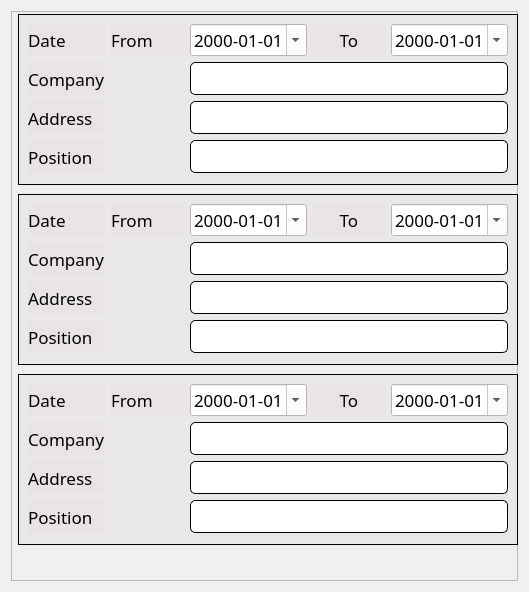
        <widget class="QWidget" name="scrollWorkContent">
         <property name="geometry">
          <rect>
           <x>0</x>
           <y>0</y>
           <width>529</width>
           <height>588</height>
          </rect>
         </property>
         <layout class="QVBoxLayout" name="verticalLayout_3">
          <item>
           <widget class="QFrame" name="workExpFrame">
            <property name="minimumSize">
             <size>
              <width>500</width>
              <height>570</height>
             </size>
            </property>
            <property name="styleSheet">
             <string notr="true">QLineEdit{
background-color: rgb(255, 255, 255);
border-radius: 5px;
border: 1px solid black;
font-family: Poppins;
}

QDateEdit{
background-color: rgb(255, 255, 255);
}</string>
            </property>
            <property name="frameShape">
             <enum>QFrame::StyledPanel</enum>
            </property>
            <property name="frameShadow">
             <enum>QFrame::Raised</enum>
            </property>
            <widget class="QFrame" name="groupExp1_3">
             <property name="geometry">
              <rect>
               <x>7</x>
               <y>363</y>
               <width>500</width>
               <height>171</height>
              </rect>
             </property>
             <property name="styleSheet">
              <string notr="true">QFrame{
background-color: rgba(231, 226, 226, 0.66);
border: 1px solid black;
}

QLabel{
border: none;
}
</string>
             </property>
             <property name="frameShape">
              <enum>QFrame::StyledPanel</enum>
             </property>
             <property name="frameShadow">
              <enum>QFrame::Raised</enum>
             </property>
             <layout class="QGridLayout" name="gridLayout_3">
              <item row="0" column="0">
               <widget class="QLabel" name="dateLabel_5">
                <property name="font">
                 <font>
                  <family>Poppins</family>
                  <pointsize>13</pointsize>
                 </font>
                </property>
                <property name="text">
                 <string>Date</string>
                </property>
               </widget>
              </item>
              <item row="0" column="1">
               <widget class="QLabel" name="fromLabel_5">
                <property name="font">
                 <font>
                  <family>Poppins</family>
                  <pointsize>13</pointsize>
                 </font>
                </property>
                <property name="text">
                 <string>From</string>
                </property>
               </widget>
              </item>
              <item row="0" column="2">
               <widget class="QDateEdit" name="dateStart_5">
                <property name="font">
                 <font>
                  <family>Poppins</family>
                  <pointsize>13</pointsize>
                 </font>
                </property>
                <property name="styleSheet">
                 <string notr="true">background-color: rgb(255, 255, 255);
color: black;</string>
                </property>
                <property name="displayFormat">
                 <string>yyyy-MM-dd</string>
                </property>
                <property name="calendarPopup">
                 <bool>true</bool>
                </property>
               </widget>
              </item>
              <item row="0" column="3">
               <widget class="QLabel" name="toLabel_5">
                <property name="font">
                 <font>
                  <family>Poppins</family>
                  <pointsize>13</pointsize>
                 </font>
                </property>
                <property name="text">
                 <string>To</string>
                </property>
                <property name="alignment">
                 <set>Qt::AlignCenter</set>
                </property>
               </widget>
              </item>
              <item row="0" column="4">
               <widget class="QDateEdit" name="dateEnd_5">
                <property name="font">
                 <font>
                  <family>Poppins</family>
                  <pointsize>13</pointsize>
                 </font>
                </property>
                <property name="styleSheet">
                 <string notr="true">background-color: rgb(255, 255, 255);
color: black;</string>
                </property>
                <property name="displayFormat">
                 <string>yyyy-MM-dd</string>
                </property>
                <property name="calendarPopup">
                 <bool>true</bool>
                </property>
               </widget>
              </item>
              <item row="1" column="0">
               <widget class="QLabel" name="companyLabel_5">
                <property name="font">
                 <font>
                  <family>Poppins</family>
                  <pointsize>13</pointsize>
                 </font>
                </property>
                <property name="text">
                 <string>Company</string>
                </property>
               </widget>
              </item>
              <item row="2" column="0">
               <widget class="QLabel" name="addressLabel_5">
                <property name="font">
                 <font>
                  <family>Poppins</family>
                  <pointsize>13</pointsize>
                 </font>
                </property>
                <property name="text">
                 <string>Address</string>
                </property>
               </widget>
              </item>
              <item row="3" column="0">
               <widget class="QLabel" name="positionLabel_5">
                <property name="font">
                 <font>
                  <family>Poppins</family>
                  <pointsize>13</pointsize>
                 </font>
                </property>
                <property name="text">
                 <string>Position</string>
                </property>
               </widget>
              </item>
              <item row="1" column="2" colspan="3">
               <widget class="QLineEdit" name="companyTextEdit_5">
                <property name="minimumSize">
                 <size>
                  <width>312</width>
                  <height>33</height>
                 </size>
                </property>
                <property name="text">
                 <string/>
                </property>
               </widget>
              </item>
              <item row="2" column="2" colspan="3">
               <widget class="QLineEdit" name="addressTextEdit_5">
                <property name="minimumSize">
                 <size>
                  <width>312</width>
                  <height>33</height>
                 </size>
                </property>
                <property name="text">
                 <string/>
                </property>
               </widget>
              </item>
              <item row="3" column="2" colspan="3">
               <widget class="QLineEdit" name="positionTextEdit_5">
                <property name="minimumSize">
                 <size>
                  <width>312</width>
                  <height>33</height>
                 </size>
                </property>
                <property name="text">
                 <string/>
                </property>
               </widget>
              </item>
             </layout>
            </widget>
            <widget class="QFrame" name="groupExp1_2">
             <property name="geometry">
              <rect>
               <x>7</x>
               <y>183</y>
               <width>500</width>
               <height>171</height>
              </rect>
             </property>
             <property name="styleSheet">
              <string notr="true">QFrame{
background-color: rgba(231, 226, 226, 0.66);
border: 1px solid black;
}

QLabel{
border: none;
}
</string>
             </property>
             <property name="frameShape">
              <enum>QFrame::StyledPanel</enum>
             </property>
             <property name="frameShadow">
              <enum>QFrame::Raised</enum>
             </property>
             <layout class="QGridLayout" name="gridLayout_2">
              <item row="0" column="1">
               <widget class="QLabel" name="fromLabel_6">
                <property name="font">
                 <font>
                  <family>Poppins</family>
                  <pointsize>13</pointsize>
                 </font>
                </property>
                <property name="text">
                 <string>From</string>
                </property>
               </widget>
              </item>
              <item row="1" column="2" colspan="3">
               <widget class="QLineEdit" name="companyTextEdit_6">
                <property name="minimumSize">
                 <size>
                  <width>312</width>
                  <height>33</height>
                 </size>
                </property>
                <property name="text">
                 <string/>
                </property>
               </widget>
              </item>
              <item row="0" column="0">
               <widget class="QLabel" name="dateLabel_6">
                <property name="font">
                 <font>
                  <family>Poppins</family>
                  <pointsize>13</pointsize>
                 </font>
                </property>
                <property name="text">
                 <string>Date</string>
                </property>
               </widget>
              </item>
              <item row="3" column="0">
               <widget class="QLabel" name="positionLabel_6">
                <property name="font">
                 <font>
                  <family>Poppins</family>
                  <pointsize>13</pointsize>
                 </font>
                </property>
                <property name="text">
                 <string>Position</string>
                </property>
               </widget>
              </item>
              <item row="2" column="0">
               <widget class="QLabel" name="addressLabel_6">
                <property name="font">
                 <font>
                  <family>Poppins</family>
                  <pointsize>13</pointsize>
                 </font>
                </property>
                <property name="text">
                 <string>Address</string>
                </property>
               </widget>
              </item>
              <item row="2" column="2" colspan="3">
               <widget class="QLineEdit" name="addressTextEdit_6">
                <property name="minimumSize">
                 <size>
                  <width>312</width>
                  <height>33</height>
                 </size>
                </property>
                <property name="text">
                 <string/>
                </property>
               </widget>
              </item>
              <item row="0" column="2">
               <widget class="QDateEdit" name="dateStart_6">
                <property name="font">
                 <font>
                  <family>Poppins</family>
                  <pointsize>13</pointsize>
                 </font>
                </property>
                <property name="styleSheet">
                 <string notr="true">background-color: rgb(255, 255, 255);
color: black;</string>
                </property>
                <property name="displayFormat">
                 <string>yyyy-MM-dd</string>
                </property>
                <property name="calendarPopup">
                 <bool>true</bool>
                </property>
               </widget>
              </item>
              <item row="0" column="3">
               <widget class="QLabel" name="toLabel_6">
                <property name="font">
                 <font>
                  <family>Poppins</family>
                  <pointsize>13</pointsize>
                 </font>
                </property>
                <property name="text">
                 <string>To</string>
                </property>
                <property name="alignment">
                 <set>Qt::AlignCenter</set>
                </property>
               </widget>
              </item>
              <item row="1" column="0">
               <widget class="QLabel" name="companyLabel_6">
                <property name="font">
                 <font>
                  <family>Poppins</family>
                  <pointsize>13</pointsize>
                 </font>
                </property>
                <property name="text">
                 <string>Company</string>
                </property>
               </widget>
              </item>
              <item row="0" column="4">
               <widget class="QDateEdit" name="dateEnd_6">
                <property name="font">
                 <font>
                  <family>Poppins</family>
                  <pointsize>13</pointsize>
                 </font>
                </property>
                <property name="styleSheet">
                 <string notr="true">background-color: rgb(255, 255, 255);
color: black;</string>
                </property>
                <property name="displayFormat">
                 <string>yyyy-MM-dd</string>
                </property>
                <property name="calendarPopup">
                 <bool>true</bool>
                </property>
               </widget>
              </item>
              <item row="3" column="2" colspan="3">
               <widget class="QLineEdit" name="positionTextEdit_6">
                <property name="minimumSize">
                 <size>
                  <width>312</width>
                  <height>33</height>
                 </size>
                </property>
                <property name="text">
                 <string/>
                </property>
               </widget>
              </item>
             </layout>
            </widget>
            <widget class="QFrame" name="groupExp1">
             <property name="geometry">
              <rect>
               <x>7</x>
               <y>3</y>
               <width>500</width>
               <height>171</height>
              </rect>
             </property>
             <property name="styleSheet">
              <string notr="true">QFrame{
background-color: rgba(231, 226, 226, 0.66);
border: 1px solid black;
}

QLabel{
border: none;
}
</string>
             </property>
             <property name="frameShape">
              <enum>QFrame::StyledPanel</enum>
             </property>
             <property name="frameShadow">
              <enum>QFrame::Raised</enum>
             </property>
             <layout class="QGridLayout" name="gridLayout">
              <item row="0" column="2">
               <widget class="QDateEdit" name="dateStart_4">
                <property name="font">
                 <font>
                  <family>Poppins</family>
                  <pointsize>13</pointsize>
                 </font>
                </property>
                <property name="styleSheet">
                 <string notr="true">background-color: rgb(255, 255, 255);
color: black;</string>
                </property>
                <property name="displayFormat">
                 <string>yyyy-MM-dd</string>
                </property>
                <property name="calendarPopup">
                 <bool>true</bool>
                </property>
               </widget>
              </item>
              <item row="4" column="0">
               <widget class="QLabel" name="positionLabel_4">
                <property name="font">
                 <font>
                  <family>Poppins</family>
                  <pointsize>13</pointsize>
                 </font>
                </property>
                <property name="text">
                 <string>Position</string>
                </property>
               </widget>
              </item>
              <item row="3" column="0">
               <widget class="QLabel" name="addressLabel_4">
                <property name="font">
                 <font>
                  <family>Poppins</family>
                  <pointsize>13</pointsize>
                 </font>
                </property>
                <property name="text">
                 <string>Address</string>
                </property>
               </widget>
              </item>
              <item row="0" column="1">
               <widget class="QLabel" name="fromLabel_4">
                <property name="font">
                 <font>
                  <family>Poppins</family>
                  <pointsize>13</pointsize>
                 </font>
                </property>
                <property name="text">
                 <string>From</string>
                </property>
               </widget>
              </item>
              <item row="0" column="4">
               <widget class="QDateEdit" name="dateEnd_4">
                <property name="font">
                 <font>
                  <family>Poppins</family>
                  <pointsize>13</pointsize>
                 </font>
                </property>
                <property name="styleSheet">
                 <string notr="true">background-color: rgb(255, 255, 255);
color: black;</string>
                </property>
                <property name="displayFormat">
                 <string>yyyy-MM-dd</string>
                </property>
                <property name="calendarPopup">
                 <bool>true</bool>
                </property>
               </widget>
              </item>
              <item row="1" column="2" colspan="3">
               <widget class="QLineEdit" name="companyTextEdit_4">
                <property name="minimumSize">
                 <size>
                  <width>312</width>
                  <height>33</height>
                 </size>
                </property>
                <property name="text">
                 <string/>
                </property>
               </widget>
              </item>
              <item row="0" column="3">
               <widget class="QLabel" name="toLabel_4">
                <property name="font">
                 <font>
                  <family>Poppins</family>
                  <pointsize>13</pointsize>
                 </font>
                </property>
                <property name="text">
                 <string>To</string>
                </property>
                <property name="alignment">
                 <set>Qt::AlignCenter</set>
                </property>
               </widget>
              </item>
              <item row="1" column="0">
               <widget class="QLabel" name="companyLabel_4">
                <property name="font">
                 <font>
                  <family>Poppins</family>
                  <pointsize>13</pointsize>
                 </font>
                </property>
                <property name="text">
                 <string>Company</string>
                </property>
               </widget>
              </item>
              <item row="0" column="0">
               <widget class="QLabel" name="dateLabel_4">
                <property name="font">
                 <font>
                  <family>Poppins</family>
                  <pointsize>13</pointsize>
                 </font>
                </property>
                <property name="text">
                 <string>Date</string>
                </property>
               </widget>
              </item>
              <item row="3" column="2" colspan="3">
               <widget class="QLineEdit" name="addressTextEdit_4">
                <property name="minimumSize">
                 <size>
                  <width>312</width>
                  <height>33</height>
                 </size>
                </property>
                <property name="text">
                 <string/>
                </property>
               </widget>
              </item>
              <item row="4" column="2" colspan="3">
               <widget class="QLineEdit" name="positionTextEdit_4">
                <property name="minimumSize">
                 <size>
                  <width>312</width>
                  <height>33</height>
                 </size>
                </property>
                <property name="text">
                 <string/>
                </property>
               </widget>
              </item>
             </layout>
            </widget>
           </widget>
          </item>
         </layout>
        </widget>
